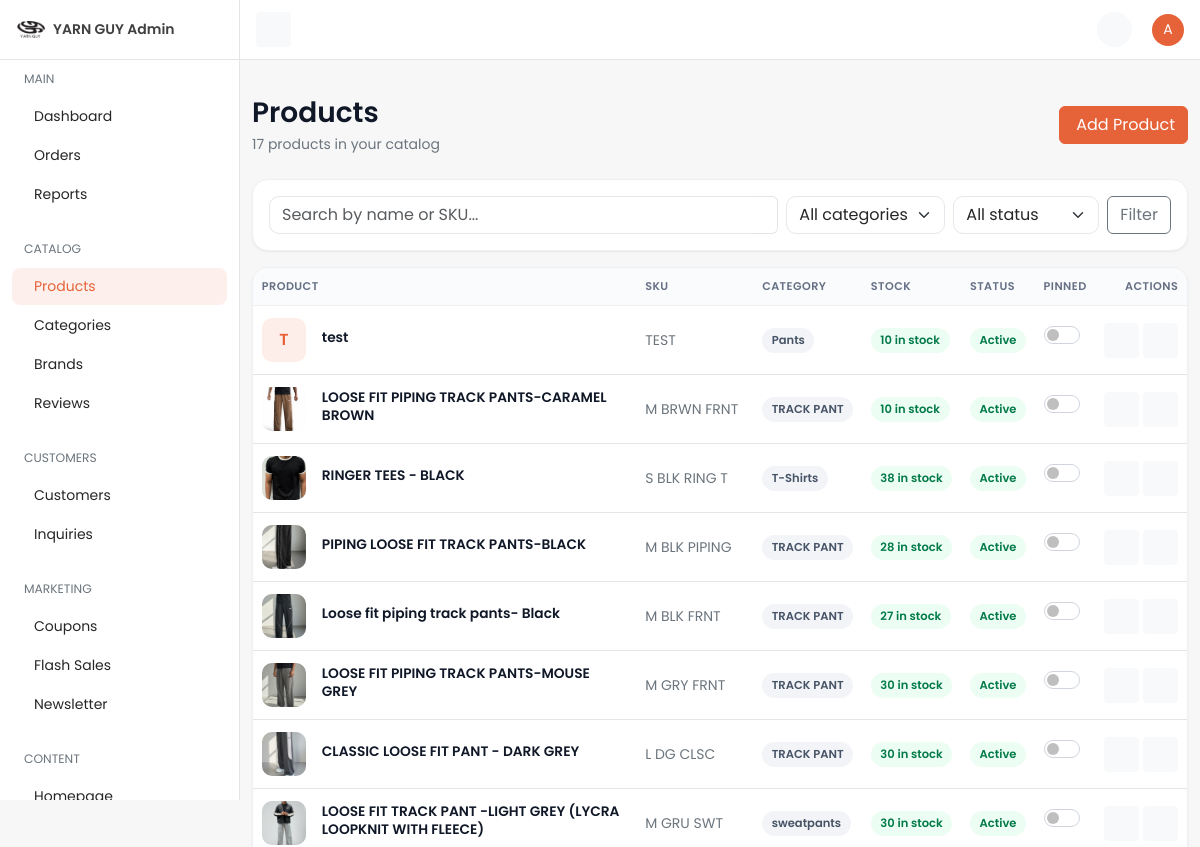
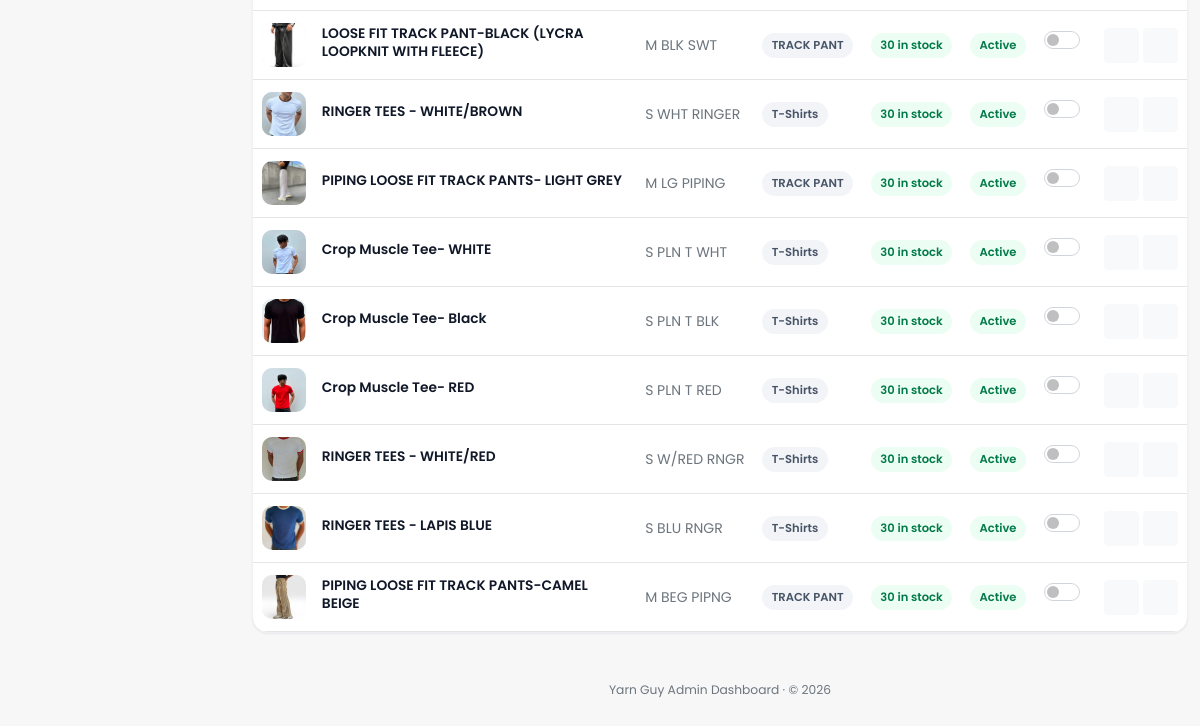
The page /dashboard/product/ (signed in) on the database as committed earlier (2 pictures, top to bottom).
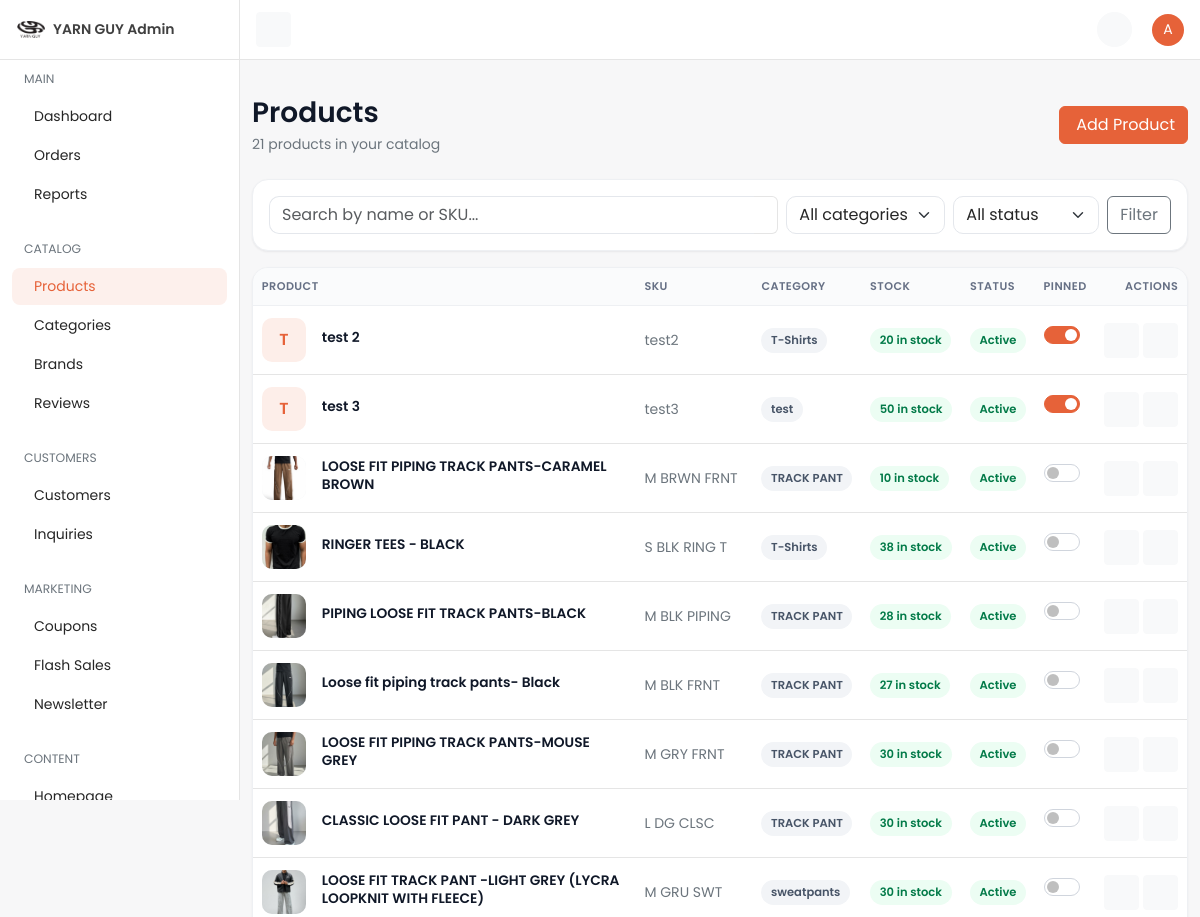
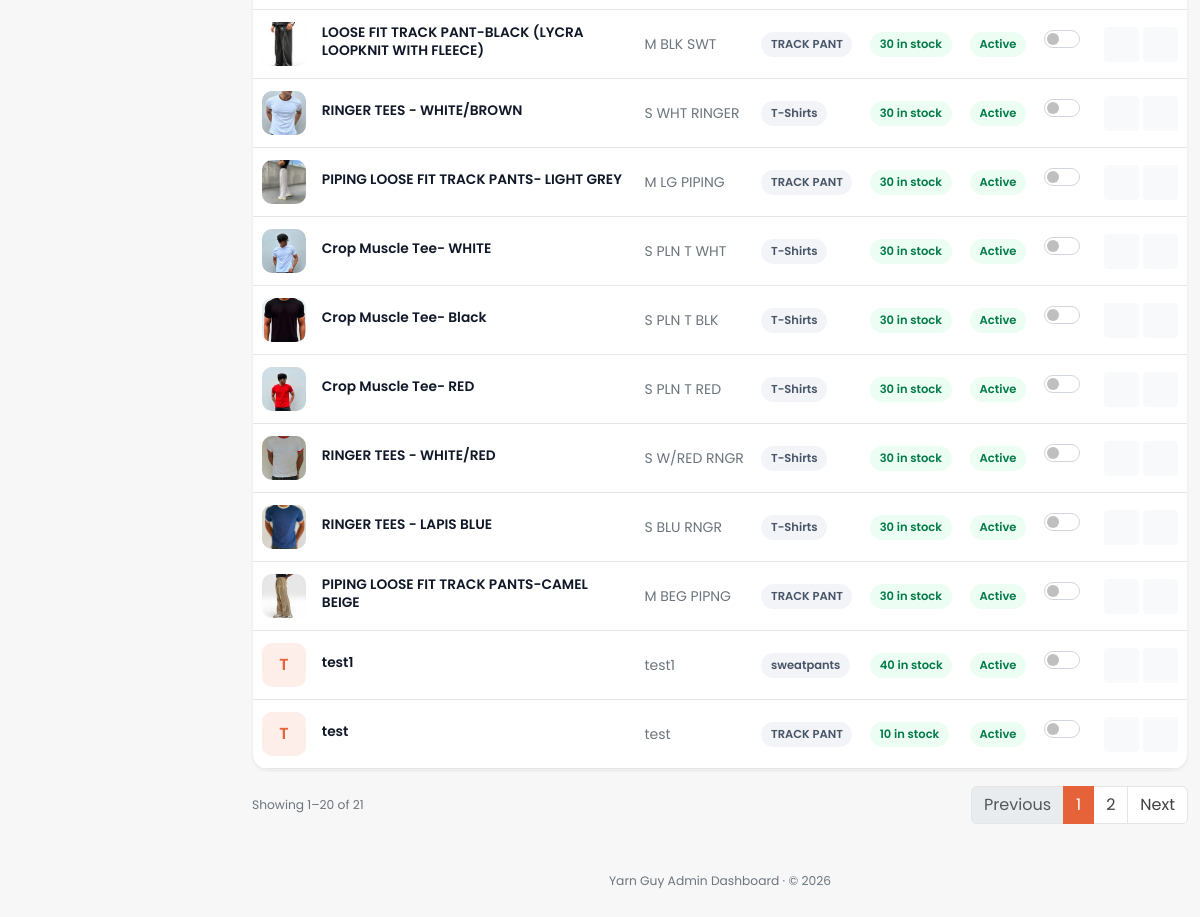
The same page on the database as committed later (2 pictures, top to bottom).
### catalog/models.py (models this page shows, shortened)
class Product(TimeStampedModel):
    name = models.CharField(max_length=255, verbose_name="Name")
    slug = models.SlugField(
        max_length=255,
        unique=True,
        db_index=True,
        verbose_name="Slug",
    )
    sku = models.CharField(
        max_length=64,
        unique=True,
        db_index=True,
        verbose_name="SKU",
        help_text="Stock keeping unit identifier.",
    )
    category = models.ForeignKey(
        Category,
        on_delete=models.PROTECT,
        related_name="products",
        verbose_name="Category",
    )
    brand = models.ForeignKey(
        Brand,
        on_delete=models.SET_NULL,
        null=True,
        blank=True,
        related_name="products",
        verbose_name="Brand",
    )
    base_price = models.DecimalField(
        max_digits=12,
        decimal_places=2,
        verbose_name="Base price",
        help_text="Default price before variant deltas.",
    )
    mrp = models.DecimalField(max_digits=12, decimal_places=2, verbose_name="MRP")
    purchase_price = models.DecimalField(max_digits=12, decimal_places=2, verbose_name="Purchase Price")
    is_rental = models.BooleanField(default=False, db_index=True, verbose_name="Is Rental Eligible")
    rental_price = models.DecimalField(max_digits=12, decimal_places=2, null=True, blank=True, verbose_name="Rental Price")
    show_rental_storefront = models.BooleanField(default=True, db_index=True, verbose_name="Show Rental in Storefront")
    color = models.CharField(
        max_length=50,
        blank=True,
        db_index=True,
        verbose_name="Color",
        help_text="Primary color for PLP color-filter chips.",
    )
    is_active = models.BooleanField(
        default=True,
        db_index=True,
        verbose_name="Is active",
    )
    is_featured = models.BooleanField(
        default=False,
        db_index=True,
        verbose_name="Is featured",
    )
    is_bestseller = models.BooleanField(
        default=False,
        db_index=True,
        verbose_name="Is bestseller",
    )
    is_new_arrival = models.BooleanField(
        default=False,
        db_index=True,
        verbose_name="Is new arrival",
    )
    stock_quantity = models.PositiveIntegerField(
        default=0,
        verbose_name="Stock quantity",
    )
    meta_title = models.CharField(max_length=70, blank=True, verbose_name="Meta title")
    meta_description = models.CharField(max_length=160, blank=True, verbose_name="Meta description")
    og_image = models.ImageField(
        upload_to="seo/products/",
        blank=True,
        null=True,
        verbose_name="Open Graph image",
    )
    low_stock_threshold = models.PositiveIntegerField(
        default=5,
        verbose_name="Low stock threshold",
        help_text="Triggers low-stock alerts when stock falls at or below this value.",
    )
    class Meta:
        verbose_name = "Product"
        verbose_name_plural = "Products"
        indexes = [
            models.Index(
                fields=["is_active", "category_id"],
                name="cat_prod_active_category_idx",
            ),
            models.Index(
                fields=["is_active", "is_bestseller"],
                name="cat_prod_active_bestseller_idx",
            ),
            models.Index(fields=["is_active", "is_new_arrival"], name="cat_prod_active_new_idx"),
            models.Index(
                fields=["is_active", "is_featured"], name="cat_prod_featured_idx"
            ),
        ]
    @property
    def price(self):
        return self.base_price
    @price.setter
    def price(self, value):
        self.base_price = value

class Category(TimeStampedModel):
    name = models.CharField(
        max_length=120,
        verbose_name="Name",
        help_text="Display name of the category.",
    )
    slug = models.SlugField(
        max_length=120,
        unique=True,
        db_index=True,
        verbose_name="Slug",
        help_text="URL-friendly category identifier.",
    )
    meta_title = models.CharField(max_length=70, blank=True, verbose_name="Meta title")
    meta_description = models.CharField(max_length=160, blank=True, verbose_name="Meta description")
    og_image = models.ImageField(
        upload_to="seo/categories/",
        blank=True,
        null=True,
        verbose_name="Open Graph image",
    )
    parent = models.ForeignKey(
        "self",
        on_delete=models.SET_NULL,
        null=True,
        blank=True,
        related_name="children",
        verbose_name="Parent category",
        help_text="Parent node in the category tree; null for top-level.",
    )
    display_order = models.PositiveIntegerField(
        default=0,
        verbose_name="Display order",
        help_text="Lower values appear first in navigation.",
    )
    is_active = models.BooleanField(
        default=True,
        db_index=True,
        verbose_name="Is active",
        help_text="When False, category is hidden from the storefront.",
    )
    class Meta:
        verbose_name = "Category"
        verbose_name_plural = "Categories"
        ordering = ["display_order", "name"]
        indexes = [
            models.Index(fields=["is_active"], name="cat_category_is_active_idx"),
        ]

class HomePageProduct(TimeStampedModel):
    product = models.OneToOneField(
        Product,
        on_delete=models.CASCADE,
        related_name="homepage_featured",
        verbose_name="Product",
    )
    is_shown = models.BooleanField(
        default=False,
        db_index=True,
        verbose_name="Is shown on home",
    )
    class Meta:
        verbose_name = "Home Page Product"
        verbose_name_plural = "Home Page Products"
        ordering = ["-updated_at"]

### dashboard/views/catalog.py (the view, shortened to what this page needs)
# urls.py: path("product/", catalog.ProductListView.as_view(), name="product-list"),
class ProductListView(DashboardListView):
    model = Product
    template_name = "dashboard/catalog/product_list.html"
    nav_section = "products"
    url_basename = "product"
    singular_name = "Product"
    plural_name = "Products"
    search_fields = ["name", "sku"]
    select_related = ["category", "brand", "homepage_featured"]
    prefetch_related = ["images"]
    paginate_by = 20
    def get_queryset(self):
        qs = super().get_queryset()
        status = self.request.GET.get("status", "")
        if status == "active":
            qs = qs.filter(is_active=True)
        elif status == "inactive":
            qs = qs.filter(is_active=False)
        elif status == "low":
            qs = qs.filter(stock_quantity__lte=F("low_stock_threshold"))
        elif status == "out":
            qs = qs.filter(stock_quantity=0)
        category = self.request.GET.get("category", "")
        qs = qs.order_by(
            Case(
                When(homepage_featured__is_shown=True, then=Value(1)),
                When(homepage_featured__is_shown=False, then=Value(-1)),
                default=Value(0),
                output_field=IntegerField()
            ).desc(),
            Case(
                When(homepage_featured__is_shown=True, then=F("homepage_featured__updated_at")),
                default=None
            ).desc(nulls_last=True),
            Case(
                When(homepage_featured__is_shown=False, then=F("homepage_featured__updated_at")),
                default=None
            ).asc(nulls_last=True),
            "-created_at"
        )
        return qs
    def get_context_data(self, **kwargs):
        context = super().get_context_data(**kwargs)
        default_currency = Currency.objects.filter(is_default=True).first()
        context["currency_symbol"] = default_currency.symbol if default_currency else ""
        context["categories"] = Category.objects.order_by("name")
        context["status_filter"] = self.request.GET.get("status", "")
        context["category_filter"] = self.request.GET.get("category", "")
        return context

### cart/selectors.py (called while the page is built, shortened)
def get_cart_for_request(*, request: HttpRequest) -> Optional[Cart]:
    if hasattr(request, _CART_CACHE_ATTR):
        return getattr(request, _CART_CACHE_ATTR)
    if not request.session.session_key:
        request.session.create()
    session_key = request.session.session_key
    cart = None
    if request.user.is_authenticated and hasattr(request.user, "customer_profile"):
        cart = (
            Cart.objects.filter(customer_profile=request.user.customer_profile)
            .select_related("currency")
            .first()
        )
    if cart is None and session_key:
        cart = (
            Cart.objects.filter(session_key=session_key)
            .select_related("currency")
            .first()
        )
    setattr(request, _CART_CACHE_ATTR, cart)
    return cart

def get_cart_item_count(*, cart: Cart | None) -> int:
    if cart is None:
        return 0
    total = CartItem.objects.filter(cart=cart).aggregate(total=Sum("quantity"))["total"]
    return int(total or 0)

def get_cart_count(*, request: HttpRequest) -> int:
    cart = get_cart_for_request(request=request)
    return get_cart_item_count(cart=cart)

### dashboard/templates/dashboard/catalog/product_list.html (shortened to what the changed rows need)
{% extends "dashboard/base.html" %}
{% load dashboard_extras %}
{% block page_title %}Products{% endblock %}
{% block breadcrumbs %}<p class="mb-0 text-secondary">{{ paginator.count }} product{{ paginator.count|pluralize }} in
  your catalog</p>{% endblock %}
{% block content %}
<div class="card table-responsive">
  <table class="table data-table align-middle mb-0">
    <thead>
      <tr>
        <th>Product</th>
        <th>SKU</th>
        <th>Category</th>
        <th>Stock</th>
        <th>Status</th>
        <th>Pinned</th>
        <th class="text-end">Actions</th>
      </tr>
    </thead>
    <tbody>
      {% for obj in objects %}
      <tr>
        <td>
          <div class="d-flex align-items-center gap-3">
            {% with img=obj|primary_image %}
            {% if img %}<img src="{{ img }}" class="thumb" alt="">{% else %}<span class="thumb thumb-fallback">{{ obj.name|first|upper }}</span>{% endif %}
            {% endwith %}
            <div class="list-main">
              <p class="list-title mb-0">{{ obj.name }}</p>
            </div>
          </div>
        </td>
        <td class="text-nowrap"><span class="text-secondary">{{ obj.sku }}</span></td>
        <td>{% if obj.category_id %}<span class="pill pill-gray">{{ obj.category.name }}</span>{% else %}<span
            class="text-secondary">—</span>{% endif %}</td>
        <td>
          {% if obj.stock_quantity == 0 %}
          <span class="pill pill-red">Out of stock</span>
          {% elif obj.stock_quantity <= obj.low_stock_threshold %} <span class="pill pill-amber">{{ obj.stock_quantity }} left</span>
            {% else %}
            <span class="pill pill-green">{{ obj.stock_quantity }} in stock</span>
            {% endif %}
        </td>
        <td>
          {% if obj.is_active %}<span class="pill pill-green">Active</span>{% else %}<span
            class="pill pill-gray">Inactive</span>{% endif %}
        </td>
        <td>
          <form action="{% url 'dashboard:product-home-toggle' obj.pk %}" method="post"
            class="m-0 p-0 d-inline-flex align-items-center">
            <div class="form-check form-switch mb-0" title="Toggle Pinned to Top">
              <input class="form-check-input" type="checkbox" role="switch" onchange="this.form.submit()" {% if obj.homepage_featured.is_shown %}checked{% endif %}>
            </div>
          </form>
        </td>
        <td class="text-end">
          <div class="d-inline-flex gap-1 align-items-center">
            <a href="{% url 'dashboard:product-update' obj.pk %}" class="btn btn-icon btn-sm btn-light" title="Edit"></a>
            <a href="{% url 'dashboard:product-delete' obj.pk %}" class="btn btn-icon btn-sm btn-light text-danger"
              title="Delete"></a>
          </div>
        </td>
      </tr>
      {% endfor %}
    </tbody>
  </table>
</div>
{% include "dashboard/partials/_pagination.html" %}
{% endblock %}

Rows that differ between the two databases and show on the page:
removed Product: name|first "T", name "test", sku "TEST", category.name "Pants", stock_quantity "10", is_active "Active"
added Product: name|first "T", name "test 2", sku "test2", category.name "T-Shirts", stock_quantity "20", is_active "Active", is_shown "☑"
added Product: name|first "T", name "test 3", sku "test3", category.name "test", stock_quantity "50", is_active "Active", is_shown "☑"
added Product: name|first "T", name "test1", sku "test1", category.name "sweatpants", stock_quantity "40", is_active "Active"
added Product: name|first "T", name "test", sku "test", category.name "TRACK PANT", stock_quantity "10", is_active "Active"
Other text that changed with them:
{{ paginator.count }}: "17" → "21"
{{ page_obj.start_index }}: (not shown) → "1"
{{ page_obj.end_index }}: (not shown) → "20"
{{ page_obj.paginator.count }}: (not shown) → "21"
text now shown: "Showing – of Previous Next"
new list line: "1"
new list line: "2"
